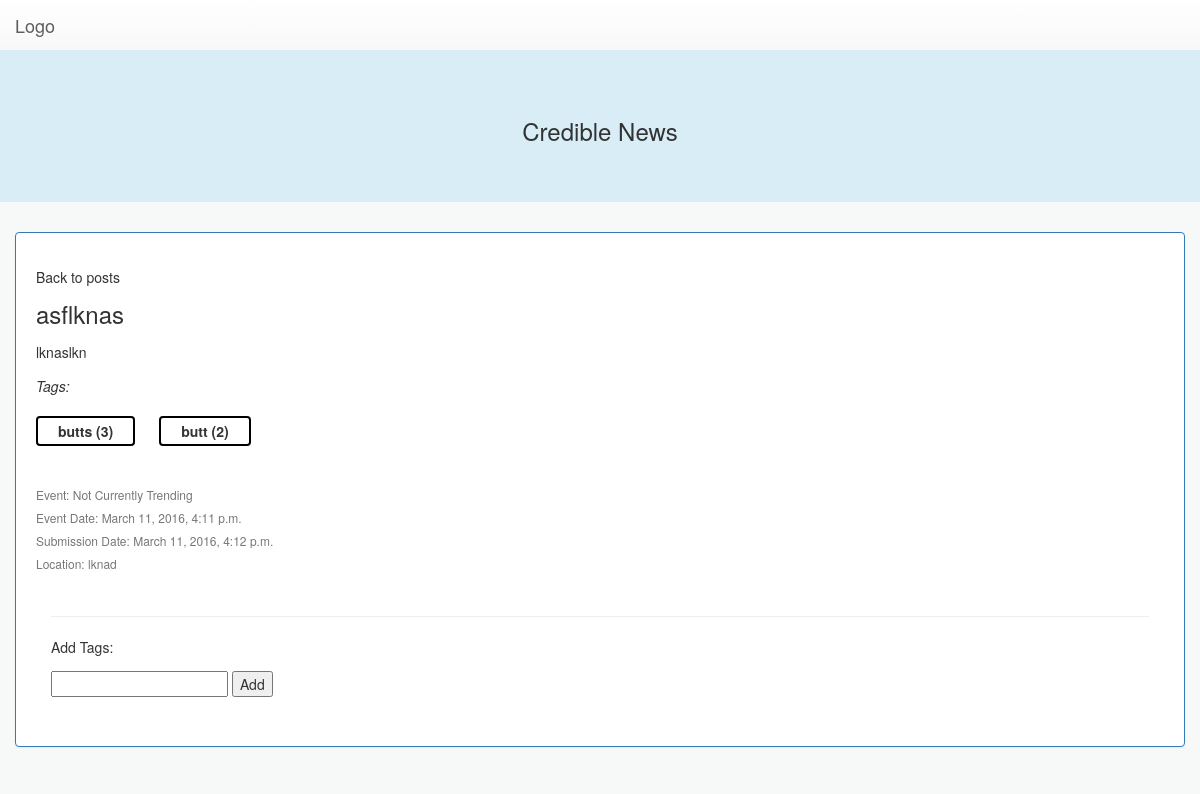
The app's page /posts/2, older data.
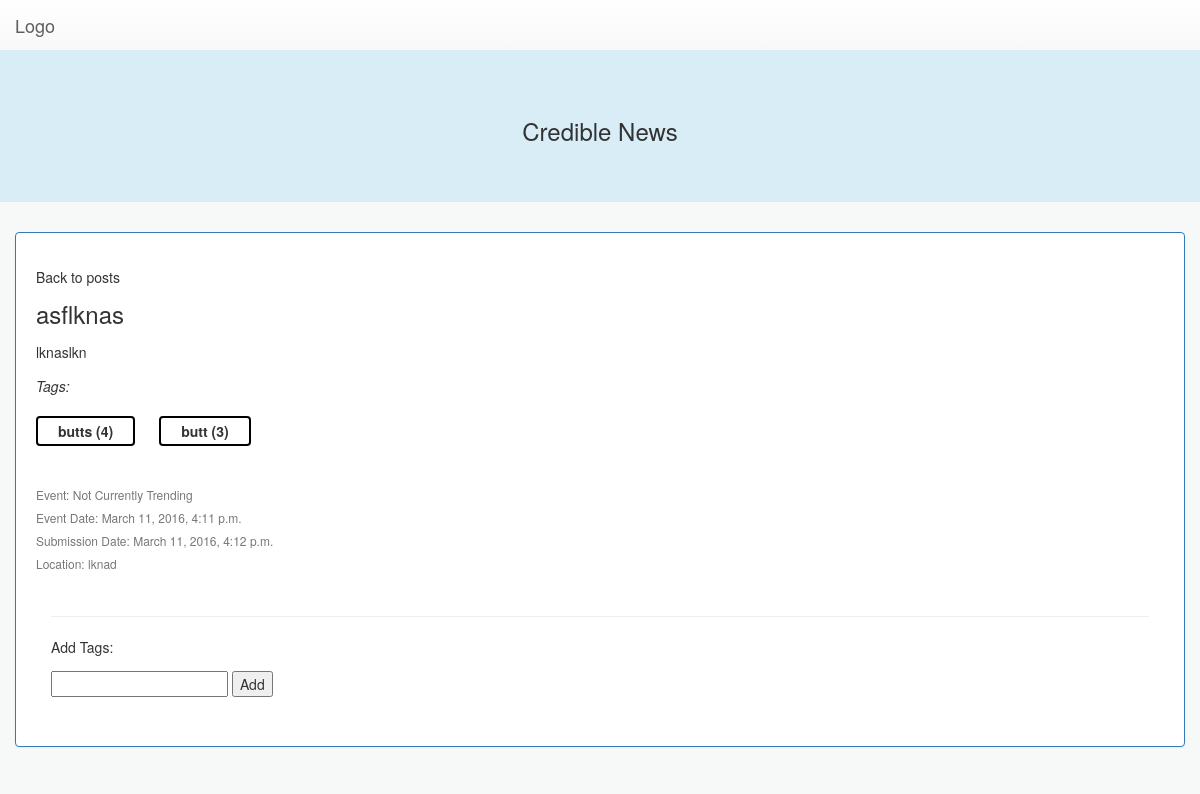
The same page, newer data.
### tags/models.py (models this page shows, shortened)
class Tag(models.Model):
    title = models.CharField(max_length=16)
    post = models.ForeignKey('posts.Post', on_delete=models.CASCADE)
    votes = models.IntegerField(blank=True, default=0)
    date = models.DateTimeField(default=datetime.datetime.now)

### posts/views.py (the view)
# urls.py: url(r'^(?P<post_id>[0-9]+)$', views.detail, name='detail'),
def detail(request, post_id):
    post = get_object_or_404(Post, id=post_id)
    tags = post.get_tags_by_post()
    context = {
        'post': post,
        'tags': tags,
        'tag_titles': json.dumps([tag.title for tag in tags]),
    }
    return render(request, 'posts/detail.html', context)

### posts/models.py (called while the page is built)
    def get_tags_by_post(self):
        return Tag.objects.filter(post=self)

### posts/templates/posts/detail.html (shortened to what this page needs)
{% include "includes/head.html" %}
{% include "includes/header.html" %}
<main>
	<div class="container-fluid">
		<div class="panel panel-primary post-detail container">
            <p><a href="/posts">Back to posts</a></p>
            <div class="row">
                <div class="col-md-6">
                    <h3 class="no-margin-top">{{ post.title }}</h3>
                    <p>{{ post.text }}</p>
                    <div class="margin-bottom">
                        {% if tags != None %}
                        <em>Tags:</em>
                        <div id="visible-tag-list">
                            {% for tag in tags %}
                                {% if tag != None %}
                                    <div class="unvoted-tag update-tag" value="{{ tag.title }}" post-id="{{ post.id }}">{{ tag.title }}
                                        (<div class="update-tag-votes">{{ tag.votes }}</div>)
                                    </div>
                                {% endif %}
                            {% endfor %}
                        </div>
                        {% endif %}
                    </div>
                    <div class="big-margin-top">
                        <h6 class="text-muted">Event: {{ post.get_event_display }}</h6>
                        <h6 class="text-muted">Event Date: {{ post.event_date }}</h6>
                        <h6 class="text-muted">Submission Date: {{ post.sub_date }}</h6>
                        <h6 class="text-muted">Location: {{ post.location }}</h6>
                    </div>
                </div>
                <div class="col-md-6">
                </div>
            </div>
			<div class="panel-body">
                <hr/>
                <p id="new-tagger">
                    <p><span>Add Tags: </span></p>
                    <input id="new-tag-field" maxlength="16" name="title" type="text"/>
                    <button id="new-tag-button">Add</button>
                </p>
			</div>
		</div>
	</div>
</main>

Row changes from the older to the newer data that the page shows:
changed Tag "butts": votes "3" → "4"
changed Tag "butt": votes "2" → "3"
